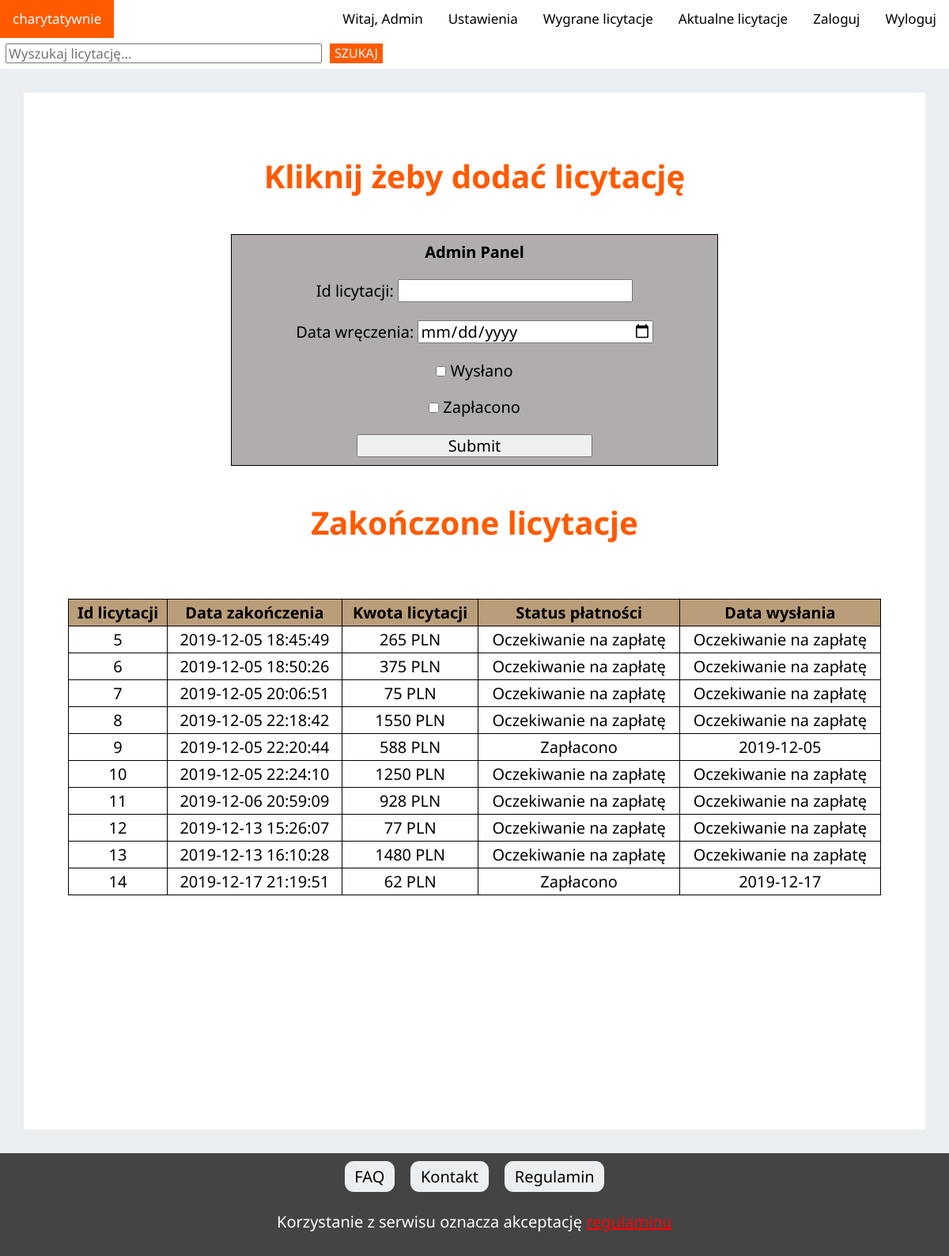
Screenshot of /zamowienia.php (signed in) with the database file from the repository.
### tables this page shows
CREATE TABLE `zamowienia` (
  `id_zamowienia` int(11) NOT NULL,
  `data_zlozenia` datetime NOT NULL,
  `data_wyslania` date NOT NULL,
  `zaplacono` tinyint(4) NOT NULL,
  `id_klienci` int(11) NOT NULL,
  `suma` int(100) NOT NULL
);

### zamowienia.php (the view, shortened to what this page needs)
<?php
	if ((isset($_SESSION['zalogowany'])) && ($_SESSION['zalogowany']==true))
	{
		$id_klienci = $_SESSION['id_klienci'];
	} else {
		$_SESSION['zaloguj'] = "Zaloguj";
		unset($_SESSION['wyloguj']);
		header('Location: index.php');
	}
?>
<!DOCTYPE HTML>
<html lang="pl">
<head>
	<link rel="stylesheet" type="text/css" href="css/normalize.css">
	<link rel="stylesheet" type="text/css" href="css/style.css">
		<link rel="stylesheet" type="text/css" href="css/hamburger.css">
	<link rel="stylesheet" type="text/css" href="css/mobile.css" media="(max-width: 800px">
	<link rel="stylesheet" type="text/css" href="css/menu.css">
	<link rel="stylesheet" type="text/css" href="css/zamowienia.css">
	<link href="fontawesome/css/all.css" rel="stylesheet">
</head>
<body>
<link rel="stylesheet" href="https://cdnjs.cloudflare.com/ajax/libs/font-awesome/4.7.0/css/font-awesome.min.css">
	<link rel="stylesheet" href="https://cdnjs.cloudflare.com/ajax/libs/font-awesome/4.7.0/css/font-awesome.min.css">
	<div class="topnav" id="myTopnav">
	    <a href="index.php" class="active">charytatywnie</a>
	    <a href="wyloguj.php">Wyloguj</a>
		<a href="logowanie.php">Zaloguj</a>
	    <a href="koszyk.php">Aktualne licytacje</a>
		<a href="zamowienia.php">Wygrane licytacje</a>
		<a href="profil.php">Ustawienia</a>
		<a href="#">
			<?php
				if ((isset($_SESSION['zalogowany'])) && ($_SESSION['zalogowany']==true))
				{
					echo "Witaj, ".$_SESSION['imie'];
				}
			?>
		</a>
		<a class="forma">
		  	<form action="wyszukaj.php" method="get" class="form_inline2">
						<input type="text" name="search_input" class="search_input" placeholder="Wyszukaj licytację...">
						<input type="submit" name="search_button" class="search_button" value="SZUKAJ">
			</form>
		</a>
	</div>
	<div id="container">
		<div id="main">
			<div id="orders">
				<?php
					if($_SESSION['uprawnienia']==1)
					{
						echo '<a id="dodaj_produkt" href="addProduct.php"><h1>Kliknij żeby dodać licytację</h1></a><br><form id="adm_panel" method="POST">
						<b>Admin Panel</b><br><br>
						Id licytacji: <input class="s_inp" type="text" name="id_zam"/><br><br>
						<input type="hidden" name="paid" value="0" />
						Data wręczenia: <input class="s_inp" type="date" name="data_wysl"/><br><br>
						<label><input type="checkbox" name="sent" value="1">  Wysłano</label><br><br>
						<label><input type="checkbox" name="paid" value="1">  Zapłacono</label>
						<input type="hidden" name="sent" value="0" /><br><br>
						<input class="s_inp" type="submit" name="change_status">
						</form>
						<br>';
					}
				?>
				<?php
					if($_SESSION['uprawnienia']==0)
					{
						echo '<h1>Wygrane licytacje</h1>';
					}
					else
					{
						echo '<h1>Zakończone licytacje</h1>';
					}
				?>
				<br><br>
				<div style="overflow-x:auto;">
				<?php
					Show_orders($id_klienci);
				?>
				</div>
				<br>
			</div>
			<div id="products_zam">
				<br>
			</div>
			<br><br><br><br><br><br><br><br>
		</div>
	</div>
    <div id="centeredmenu">
	   <ul>
	      <li><a href="FAQ.php">FAQ</a></li>
	      <li><a href="kontakt.php">Kontakt</a></li>
	      <li><a href="regulamin.php">Regulamin</a></li>
	   </ul>
	</div>
	<div id="footer">
		Korzystanie z serwisu oznacza akceptację
		<a href="regulamin.php">
		</a>
	</div>
</body>
</html>
<?php
	function Show_orders($id)
	{
		$servername = "localhost";
		$username = "root";
		$password = "";
		$dbname = "charytatywnie";
		$conn = new mysqli($servername, $username, $password, $dbname);
		$conn -> query("SET NAMES 'utf8'");
		$id_klienci = $_SESSION['id_klienci'];
		$sql_adm="SELECT uprawnienia FROM klienci WHERE id_klienci = $id_klienci";
		$result_adm = $conn -> query($sql_adm);
		$row_adm = $result_adm -> fetch_assoc();
		if($row_adm['uprawnienia'])
		{
			$sql = "SELECT z.id_zamowienia, z.data_zlozenia, z.zaplacono, z.data_wyslania, z.suma FROM zamowienia z, klienci k GROUP BY z.id_zamowienia";
		}
		else
		{
			$sql = "SELECT z.id_zamowienia, z.data_zlozenia, z.zaplacono, z.data_wyslania, z.suma FROM zamowienia z, klienci k WHERE z.id_klienci = $id_klienci GROUP BY z.id_zamowienia";
		}
		$result = $conn -> query($sql);
		if(mysqli_num_rows($result)==0)
		{
			echo '<span class="no_orders">Brak zamówień</span>';
		}
		else {
				echo '<table class="order_table">
						<tr>
							<th>Id licytacji</th>
							<th>Data zakończenia</th>
							<th>Kwota licytacji</th>
							<th>Status płatności</th>
							<th>Data wysłania</th>
						</tr>';
				while($row = $result -> fetch_assoc())
				{
					echo '<tr>
							<td>'.$row['id_zamowienia'].'</td>
							<td>'.$row['data_zlozenia'].'</td>
							<td>'.$row['suma'].' PLN</td>
							<td>';
							if($row['zaplacono']==0)
							{
								echo 'Oczekiwanie na zapłatę</td>';
							} else {echo'Zapłacono</td>';};
							echo '<td>';
							if($row['data_wyslania']=="0000-00-00")
							{
								if($row['zaplacono']==0)
								{
									echo 'Oczekiwanie na zapłatę';
								} else {
									echo 'Zamówienie gotowe do wysłania';
								}
							}else echo $row['data_wyslania'];
							echo '</td>
						</tr>';
				}
				echo '</table>';
			}
	}
?>

### css/style.css (style rules this page uses)
* { -moz-box-sizing: border-box; -webkit-box-sizing: border-box; box-sizing: border-box; }
#container { background: #FFFFFF; margin: 2.5% auto; width: 95%; padding: 1rem; }
#main { width: 100%; margin:0 height: auto; text-align: justify; font-style: italic; }
#footer { color: white; width: 100%; text-align: center; background-color: #444; padding: 2rem 2rem 2rem 2rem; }
body { background-color: #ECEFF1; color: #000000; font-family: 'Noto Sans', sans-serif; font-size: 20px; margin: 0 !important; }
h1 { font-style: normal; text-align: center; height: 20 px; color: #FF5A00; }
a { color: red; height: 8 px; }
ul { margin: 30px 0 30px 0; padding: 0; }

### css/hamburger.css (style rules this page uses)
.topnav { background-color: #FFF; overflow: hidden; }
.topnav a { float: right; display: block; color: black; text-align: center; padding: 14px 16px; text-decoration: none; font-size: 17px; }
.topnav a.active { outline: none; float: left; background-color: #FF5A00; color: white; }
.topnav a.forma { height: 100%; float: left; display: block; color: black; text-align: center; padding:7px; text-decoration: none; font-size: 17px; }

### css/menu.css (style rules this page uses)
#centeredmenu { font-style: normal; float:left; width:100%; overflow:hidden; position:relative; padding-bottom: 1rem; }
#centeredmenu ul { clear:left; float:left; list-style:none; margin:0; padding:0; position:relative; left:50%; text-align:center; }
#centeredmenu ul li { display:block; float:left; list-style:none; margin:0; padding:10px; position:relative; right:50%; }
#centeredmenu ul li a { display:block; margin:0 0 0 0px; padding:0.4rem 0.8rem 0.4rem; background-color: #ECEFF1; color: black; text-decoration:none; line-height:1.3em; border-radius: 0.7rem; }
.search_button { margin-left: 10px; float: left; background-color: #FF5A00; color: white; border: none; text-align: center; text-decoration: none; font-size: 16px; }
.search_input { width: 400px; }
.form_inline2 { display: flex; }

### css/zamowienia.css (style rules this page uses)
table, th, td { border: 1px solid black; padding: 5px; }
th { background-color: #FF5A00; }
table { width: 100%; border-collapse: collapse; }
#container { height: 100%; }
#orders { margin: 20px; padding: 20px; }
.order_table { border-collapse: collapse; position: relative; text-align: center; font-style: normal; border: 1px solid black; }
.order_table th { background-color: #ba9e79; }
.order_table th, td, table, tr { border: 1px solid black; }
#adm_panel { background-color: #b0adac; display: block; position: relative; left: 20%; width: 60%; padding: 10px; font-style: normal; text-align: center; border: 1px solid black; }
.s_inp { width: 50%; }
#products_zam { display: flex; justify-content: center; flex-wrap: wrap; width: 90%; margin: 10px auto; position: relative; text-align:center; }
#dodaj_produkt { font-style: none; position: relative; margin: 0 auto; text-align: center; text-decoration: none; color: white; background-color: #FF5A00; }

### css/mobile.css (style rules this page uses)
.search_input { width: 100%; }

### rows the page displays
zamowienia: id_zamowienia "5", data_zlozenia "2019-12-05 18:45:49", suma "265", zaplacono "Oczekiwanie na zapłatę", data_wyslania "Oczekiwanie na zapłatę"
zamowienia: id_zamowienia "6", data_zlozenia "2019-12-05 18:50:26", suma "375", zaplacono "Oczekiwanie na zapłatę", data_wyslania "Oczekiwanie na zapłatę"
zamowienia: id_zamowienia "7", data_zlozenia "2019-12-05 20:06:51", suma "75", zaplacono "Oczekiwanie na zapłatę", data_wyslania "Oczekiwanie na zapłatę"
zamowienia: id_zamowienia "8", data_zlozenia "2019-12-05 22:18:42", suma "1550", zaplacono "Oczekiwanie na zapłatę", data_wyslania "Oczekiwanie na zapłatę"
zamowienia: id_zamowienia "9", data_zlozenia "2019-12-05 22:20:44", suma "588", zaplacono "Zapłacono", data_wyslania "2019-12-05"
zamowienia: id_zamowienia "10", data_zlozenia "2019-12-05 22:24:10", suma "1250", zaplacono "Oczekiwanie na zapłatę", data_wyslania "Oczekiwanie na zapłatę"
zamowienia: id_zamowienia "11", data_zlozenia "2019-12-06 20:59:09", suma "928", zaplacono "Oczekiwanie na zapłatę", data_wyslania "Oczekiwanie na zapłatę"
zamowienia: id_zamowienia "12", data_zlozenia "2019-12-13 15:26:07", suma "77", zaplacono "Oczekiwanie na zapłatę", data_wyslania "Oczekiwanie na zapłatę"
zamowienia: id_zamowienia "13", data_zlozenia "2019-12-13 16:10:28", suma "1480", zaplacono "Oczekiwanie na zapłatę", data_wyslania "Oczekiwanie na zapłatę"
zamowienia: id_zamowienia "14", data_zlozenia "2019-12-17 21:19:51", suma "62", zaplacono "Zapłacono", data_wyslania "2019-12-17"

### other values shown
$_SESSION['imie'] "Admin"
